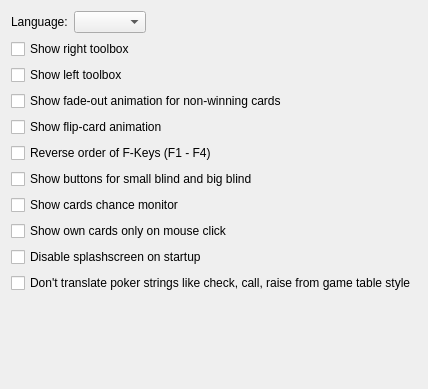
           <widget class="QWidget" name="tab_7">
            <attribute name="title">
             <string>Common</string>
            </attribute>
            <layout class="QGridLayout" name="gridLayout_6">
             <item row="0" column="0">
              <layout class="QHBoxLayout">
               <item>
                <widget class="QLabel" name="label_14">
                 <property name="text">
                  <string>Language:</string>
                 </property>
                 <property name="buddy">
                  <cstring>comboBox_switchLanguage</cstring>
                 </property>
                </widget>
               </item>
               <item>
                <widget class="QComboBox" name="comboBox_switchLanguage"/>
               </item>
               <item>
                <spacer>
                 <property name="orientation">
                  <enum>Qt::Horizontal</enum>
                 </property>
                 <property name="sizeHint" stdset="0">
                  <size>
                   <width>40</width>
                   <height>20</height>
                  </size>
                 </property>
                </spacer>
               </item>
              </layout>
             </item>
             <item row="1" column="0">
              <layout class="QGridLayout" name="gridLayout_7">
               <item row="0" column="0" colspan="2">
                <widget class="QCheckBox" name="checkBox_showRightToolbox">
                 <property name="text">
                  <string>Show right toolbox</string>
                 </property>
                </widget>
               </item>
               <item row="2" column="0" colspan="2">
                <widget class="QCheckBox" name="checkBox_showFadeOutCardsAnimation">
                 <property name="text">
                  <string>Show fade-out animation for non-winning cards</string>
                 </property>
                </widget>
               </item>
               <item row="4" column="0" colspan="2">
                <widget class="QCheckBox" name="checkBox_alternateFKeysUserActionMode">
                 <property name="text">
                  <string>Reverse order of F-Keys (F1 - F4)</string>
                 </property>
                </widget>
               </item>
               <item row="5" column="0" colspan="2">
                <widget class="QCheckBox" name="checkBox_showBlindButtons">
                 <property name="text">
                  <string>Show buttons for small blind and big blind</string>
                 </property>
                </widget>
               </item>
               <item row="9" column="0" colspan="2">
                <widget class="QCheckBox" name="checkBox_dontTranslatePokerStrings">
                 <property name="text">
                  <string>Don't translate poker strings like check, call, raise from game table style</string>
                 </property>
                </widget>
               </item>
               <item row="6" column="0" colspan="2">
                <widget class="QCheckBox" name="checkBox_cardsChanceMonitor">
                 <property name="text">
                  <string>Show cards chance monitor</string>
                 </property>
                </widget>
               </item>
               <item row="7" column="0" colspan="2">
                <widget class="QCheckBox" name="checkBox_antiPeekMode">
                 <property name="text">
                  <string>Show own cards only on mouse click</string>
                 </property>
                </widget>
               </item>
               <item row="3" column="0" colspan="2">
                <widget class="QCheckBox" name="checkBox_showFlipCardsAnimation">
                 <property name="text">
                  <string>Show flip-card animation</string>
                 </property>
                </widget>
               </item>
               <item row="1" column="0" colspan="2">
                <widget class="QCheckBox" name="checkBox_showLeftToolbox">
                 <property name="text">
                  <string>Show left toolbox</string>
                 </property>
                </widget>
               </item>
               <item row="8" column="0" colspan="2">
                <widget class="QCheckBox" name="checkBox_disableSplashscreen">
                 <property name="text">
                  <string>Disable splashscreen on startup</string>
                 </property>
                </widget>
               </item>
              </layout>
             </item>
             <item row="2" column="0">
              <spacer name="verticalSpacer_8">
               <property name="orientation">
                <enum>Qt::Vertical</enum>
               </property>
               <property name="sizeHint" stdset="0">
                <size>
                 <width>20</width>
                 <height>85</height>
                </size>
               </property>
              </spacer>
             </item>
            </layout>
           </widget>
